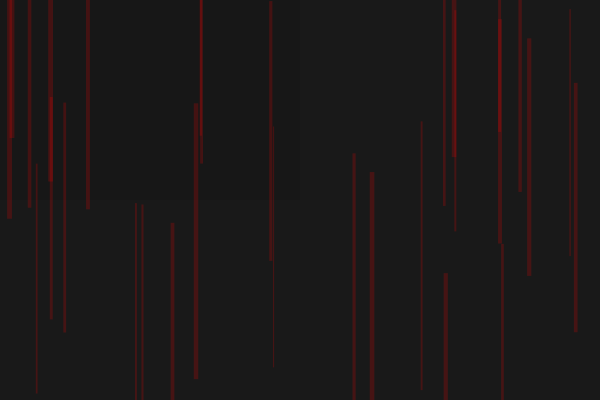
Frame 1 (no input)
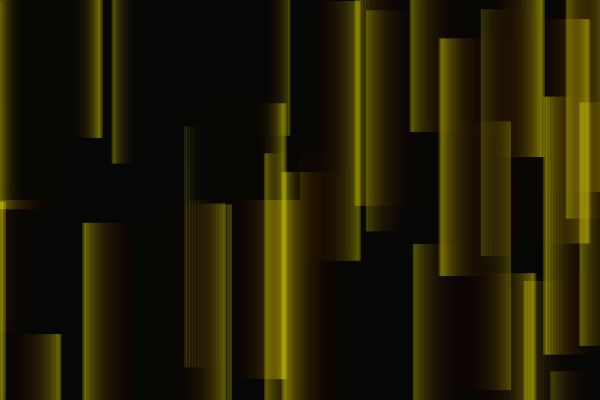
Frame 60 (the mouse pressed at the canvas centre just before this capture)
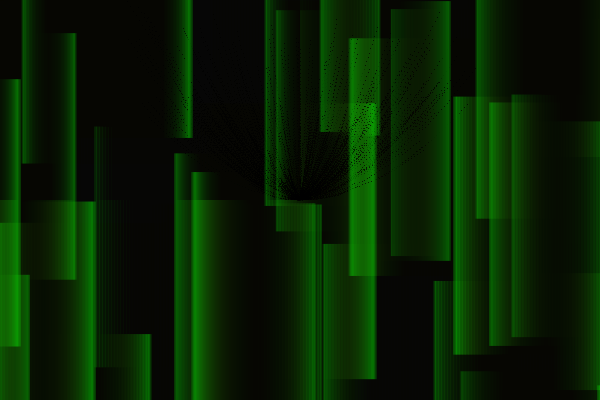
Frame 120 (the mouse held since frame 60 and released just before this capture)

The Processing sketch that drew these frames (run headless with seeded random() and noise(); from frame 60 on, the mouse is pressed at the canvas centre):

// Processing sketch: processing_91876
// ── processing_91876.pde

//Draw 
Line[] line = new Line[30];
ParticleSystem ps;
float t = 0;
 
void setup() {
  size(600, 400);
  smooth();
  colorMode(HSB, 360, 100, 100);
  ps = new ParticleSystem(width/2, height/2);
  background(39);
 
  rectMode(CENTER);
 
  for (int i = 0; i < line.length;i++) {
    line[i] = new Line();
  }
}
 
void draw() {
  noStroke();
  fill(0, 20);
  rect(width/2, height/2, width, height);
 rect(0, 0, width, height);
  ps.origin.x=mouseX;
  ps.origin.y=mouseY;
  PVector gravity = new PVector(0, -0.05);
  ps.applyForce(gravity);
  ps.addParticle();
  ps.addParticle();
  ps.addParticle();
  ps.addParticle();
  ps.addParticle();
  ps.addParticle(); 
  ps.addParticle();
  ps.addParticle();
  ps.addParticle(); 
  ps.addParticle();
  ps.addParticle();
  ps.addParticle(); 

  for (int i = 0; i < line.length;i++) {
    line[i].display();
    line[i].move();
  }
    ps.run();

 
}
 
class Line {
  float x;
  float y;
  float speed;
  float rect_w;
  float rect_h;
  float hue;
 
  Line() {
    if (random(1) >= 0.5) {
      speed = 1.5;
    }
    else {
      speed = -1.5;
    }
 
    rect_w = random(1, 5);
    rect_h = random(220, 280);
 
    x = random(width);
    y = random(height);
 
    hue = 0;
  }
 
  void display() {
    noStroke();
    fill(hue, 100, 100, 50);
    rect(x, y, rect_w, rect_h);
 
    hue++;
    if (hue > 360) {
      hue = 0;
    }
  }
 
  void move() {
    x += speed;
    if (x > width + rect_w/2  || x < -rect_w/2) {
      rect_w = random(1, 5);
      rect_h = random(220, 280);
      y = random(width);
 
      if (speed > 0) {
        x = - rect_w/2;
      }
      else {
        x = width+rect_w/2;
      }
    }
  }
}

class Particle {
  PVector location;
  PVector acceleration;
  PVector velocity;
 
  float life;
  float mass = 1;
  float yellow = 255;
  float red = 255;
 
  Particle(PVector loc) {
    location = loc.get();
    life = 255.0;
    acceleration = new PVector(0, 0.05);
    velocity = new PVector(random(-3, 3), random(-2, 0));
  }
 
  void update() {
    velocity.add(acceleration);
    location.add(velocity);
    acceleration.mult(0);
    life -= 2.0;
  }
 
  void display() {
    stroke(red, yellow, 0);
    point(location.x, location.y);
    yellow -= 5;
  }
 
  void applyForce(PVector force) {
    PVector f = force.get();
    f.div(mass);
    acceleration.add(f);
  }
   
   void fireGrav(PVector FGrav) {
       
    if (life < 200) {
      PVector fire = new PVector(0, mouseY);
      velocity.add(fire);
    }
  }
 
  void run() {
    update();
    display();
  }
 
  boolean isDead() {
    if (life < 0.0) {
      return true;
    }
    else {
      return false;
    }
  }
}
 
 
//particleSystem Class
import java.util.*;
 
class ParticleSystem {
  ArrayList<Particle> particles;
  PVector origin;
 
  ParticleSystem(float x, float y) {
    origin = new PVector(x, y);
 
    particles = new ArrayList<Particle>();
  }
 
  void addParticle() {
    particles.add(new Particle(origin));
  }
 
  void applyForce(PVector f) {
    for (Particle p: particles) {
      p.applyForce(f);
    }
  }
   
 
  void run() {
    for (int i = particles.size()-1; i > 0; i--) {
      Particle p = particles.get(i);
      p.run();
 
      if (p.isDead()) {
        particles.remove(p);
      }
    }
  }
}
